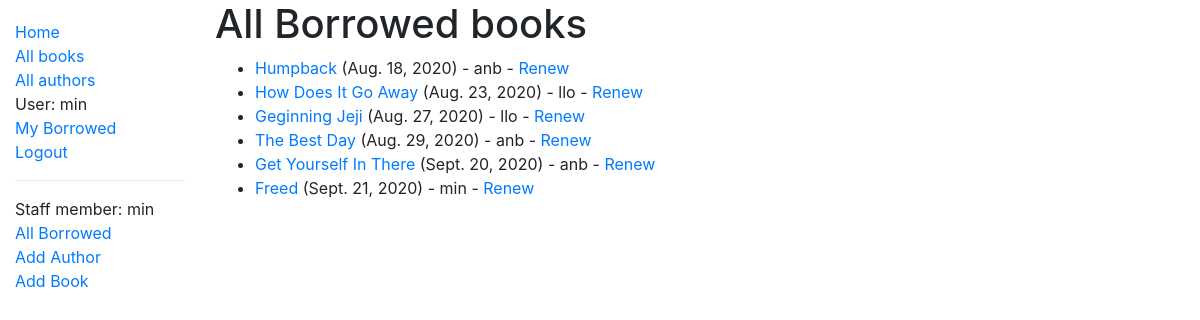
Screenshot of /catalog/borrowed/ (signed in) with the database file from the repository.
### catalog/models.py (models this page shows, shortened)
class BookInstance(models.Model):
    id = models.UUIDField(primary_key=True, default=uuid.uuid4, help_text='Unique ID for this particular book across whole library')
    book = models.ForeignKey('Book', on_delete=models.SET_NULL, null=True)
    imprint = models.CharField(max_length=200)
    due_back = models.DateField(null=True, blank=True)
    borrower = models.ForeignKey(User, on_delete=models.SET_NULL, null=True, blank=True)
    LOAN_STATUS = (
        ('m', 'Maintenance'),
        ('o', 'On loan'),
        ('a', 'Available'),
        ('r', 'Reserved'),
    )
    status = models.CharField(
        max_length=1,
        choices=LOAN_STATUS,
        blank=True,
        default='m',
        help_text='Book availability',
    )
    class Meta:
        ordering = ['due_back']
        permissions = (("can_mark_returned", "Set book as returned"),
            ("can_change_status", "Change the status of a book"))
    @property
    def is_overdue(self):
        if self.due_back and date.today() > self.due_back:
            return True
        return False

class Book(models.Model):
    title = models.CharField(max_length=200)
    author = models.ForeignKey('Author', on_delete=models.SET_NULL, null=True)
    summary = models.TextField(max_length=1000, help_text='Enter a brief description of the book')
    isbn = models.CharField('ISBN', max_length=13, help_text='13 Character <a href="https://www.isbn-international.org/content/what-isbn">ISBN number</a>')
    genre = models.ManyToManyField(Genre, help_text='Select a genre for this book')
    language = models.ForeignKey('Language', on_delete=models.SET_NULL, null=True)
    def display_genre(self):
        """Create a string for the Genre. This is required to display genre in Admin."""
        return ', '.join(genre.name for genre in self.genre.all()[:3])
    display_genre.short_description = 'Genre'

### catalog/views.py (the view)
# urls.py: path('borrowed/', views.AllLoanedBooksListView.as_view(), name='all-borrowed'),
class AllLoanedBooksListView(PermissionRequiredMixin, generic.ListView):
    permission_required = 'catalog.can_mark_returned'
    model = BookInstance
    template_name = 'catalog/all_bookinstance_borrowed.html'
    paginated_by = 10
    def get_queryset(self):
        return BookInstance.objects.filter(status__exact='o')

### catalog/templates/catalog/all_bookinstance_borrowed.html
{% extends "base_generic.html" %}
{% block content %}
    <h1>All Borrowed books</h1>
    {% if bookinstance_list %}
    <ul>
      {% for bookinst in bookinstance_list %}
      <li class="{% if bookinst.is_overdue %}text-danger{% endif %}">
        <a href="{% url 'book-detail' bookinst.book.pk %}">{{bookinst.book.title}}</a> ({{ bookinst.due_back }}) - {{ bookinst.borrower}}
        {% if perms.catalog.can_mark_returned %}- <a href="{% url 'renew-book-librarian' bookinst.id %}">Renew</a>  {% endif %}
      </li>
      {% endfor %}
    </ul>
    {% else %}
      <p>There are no books borrowed from this library.</p>
    {% endif %}
{% endblock %}

### catalog/templates/base_generic.html (shortened to what this page needs)
<!DOCTYPE html>
<html lang="en">
<head>
  <link rel="stylesheet" href="https://stackpath.bootstrapcdn.com/bootstrap/4.1.3/css/bootstrap.min.css">
  {% load static %}
  <link rel="stylesheet" href="{% static 'css/styles.css' %}">
</head>
<body>
  <div class="container-fluid">
    <div class="row">
      <div class="col-sm-2">
      {% block sidebar %}
        <ul class="sidebar-nav">
          <li><a href="{% url 'index' %}">Home</a></li>
          <li><a href="{% url 'books' %}">All books</a></li>
          <li><a href="{% url 'authors' %}">All authors</a></li>
          {% if user.is_authenticated %}
          <li>User: {{ user.get_username }}</li>
          <li><a href="{% url 'my-borrowed' %}">My Borrowed</a></li>
          <li><a href="{% url 'logout'%}?next={{request.path}}">Logout</a></li>
          {% else %}
          <li><a href="{% url 'login'%}?next={{request.path}}">Login</a></li>
          {% endif %}
          <hr>
          {% if perms.catalog.can_mark_returned %}
          <li>Staff member: {{user.get_username}}</li>
          <li><a href="{% url 'all-borrowed'%}">All Borrowed</a></li>
          <li><a href="{% url 'author_create'%}">Add Author</a></li>
          <li><a href="{% url 'book_create'%}">Add Book</a></li>
          {% endif %}
        </ul>
     {% endblock %}
      </div>
      <div class="col-sm-10 ">
      {% block content %}
      {% endblock %}
      </div>
    </div>
  </div>
</body>
</html>

### catalog/static/css/styles.css (style rules this page uses)
.sidebar-nav { margin-top: 20px; padding: 0; list-style: none; }

### rows the page displays
BookInstance: book "Humpback", due_back "Aug. 18, 2020", borrower "anb"
BookInstance: book "How Does It Go Away", due_back "Aug. 23, 2020", borrower "llo"
BookInstance: book "Geginning Jeji", due_back "Aug. 27, 2020", borrower "llo"
BookInstance: book "The Best Day", due_back "Aug. 29, 2020", borrower "anb"
BookInstance: book "Get Yourself In There", due_back "Sept. 20, 2020", borrower "anb"
BookInstance: book "Freed", due_back "Sept. 21, 2020", borrower "min"

### other values shown
{{ user.get_username }} "min"
